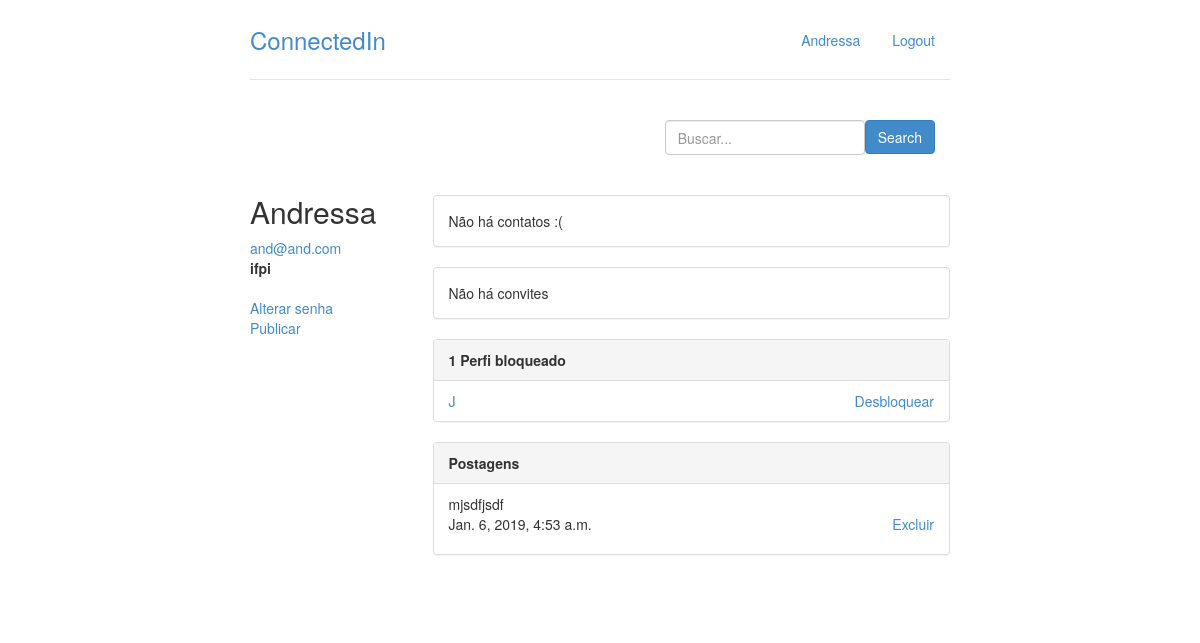
/perfil/1 (signed in), run on an earlier commit of the app's database.
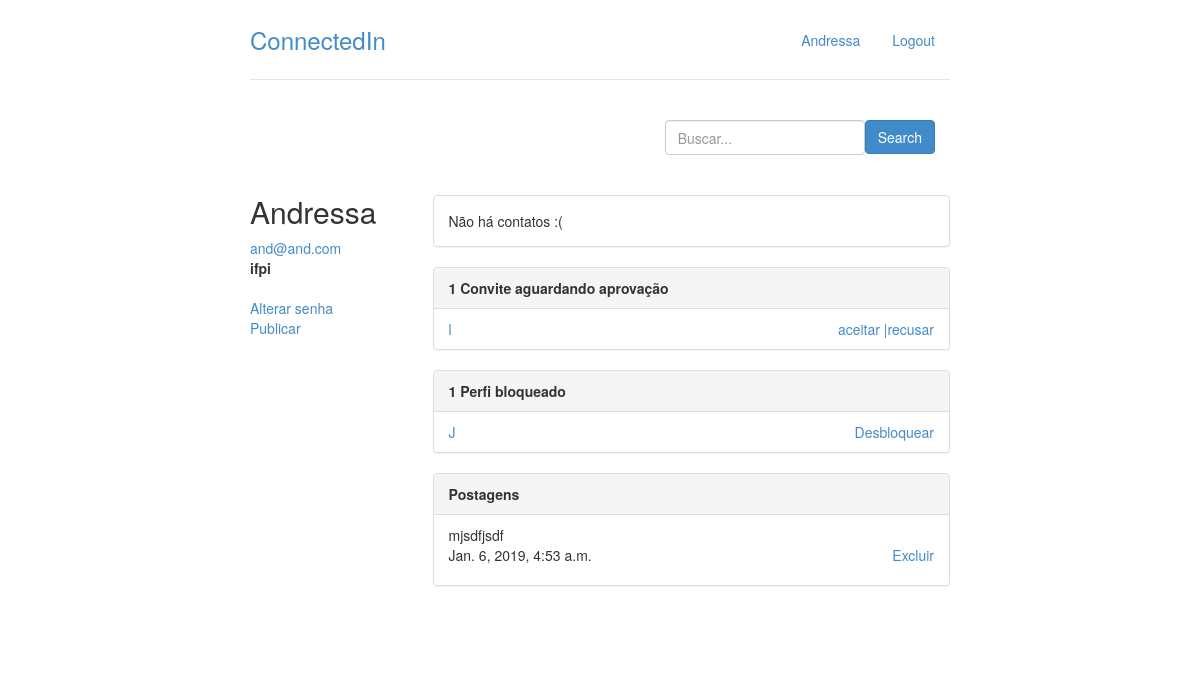
And on a later commit of the database.
### perfis/models.py (models this page shows, shortened)
class Perfil(models.Model):
    nome = models.CharField(max_length=255, null=False)
    telefone = models.CharField(max_length=20, null= False)
    nome_empresa = models.CharField(max_length=255, null=False)
    contatos = models.ManyToManyField('self')
    usuario = models.OneToOneField(User, related_name = "perfil", on_delete = models.CASCADE)
    perfis_bloqueados = models.ManyToManyField('self')
    @property
    def super_user(self):
        return self.usuario.is_superuser
    @property
    def email(self):
        return self.usuario.email
    def __str__(self):
        return self.nome

class Postagem(models.Model):
    texto = models.CharField(max_length=255, null=False)
    dt_publicacao = models.DateTimeField(default=timezone.now)
    responsavel = models.ForeignKey(Perfil,on_delete=models.CASCADE,related_name='minhas_postagens' )
    def __str__(self):
        return self.texto

class Convite(models.Model):
    solicitante = models.ForeignKey(Perfil,on_delete=models.CASCADE,related_name='convites_feitos' )
    convidado = models.ForeignKey(Perfil, on_delete= models.CASCADE, related_name='convites_recebidos')

### perfis/views.py (the view)
# urls.py: path('perfil/<int:perfil_id>', views.exibir_perfil, name='exibir'),
@login_required
def exibir_perfil(request, perfil_id):
	perfil = Perfil.objects.get(id=perfil_id)
	return render(request, 'perfil.html',
		          {'perfil' : perfil,
				   'perfil_logado' : get_perfil_logado(request)})

### perfis/views.py (called while the page is built)
@login_required
def get_perfil_logado(request):
	return request.user.perfil

### perfis/templates/perfil.html (shortened to what this page needs)
{% extends 'base.html' %}
{% block body %}
<div class="row">
	<div class = "col-lg-3">
			<h2 style="margin-top: 0px">{{ perfil.nome }}</h2>
			<address>
				<a href = "mailto:{{ perfil.email }}">{{ perfil.email }}</a>
				<br>
				<strong>{{ perfil.nome_empresa }}</strong>
			</address>
			{% if perfil.id == perfil_logado.id %}
				<a href = "{% url 'mudar_senha' %}">Alterar senha</a><br>
			{% endif %}
			{% if perfil.id == perfil_logado.id %}
				<a href = "{% url 'postar' %}">Publicar</a>
			{% endif %}
		</div>
		{% if perfil.id == perfil_logado.id %}
			<div class = "col-lg-9">
				<div class="panel panel-default">
					{% with total=perfil_logado.contatos.count %}
						{% if total %}
							<div class="panel-heading">
								<strong> {{ total }}
									Contato{{ total|pluralize }}
								</strong>
							</div>
							<ul class="list-group">
								{% for perfil in perfil_logado.contatos.all %}
									<li class = "list-group-item">
										<a href = "{% url 'exibir' perfil.id %}">{{ perfil }}</a>
										{% if perfil not in perfil_logado.perfis_bloqueados.all %}
											<a class="pull-right" href="{% url 'desfazer' perfil.id %}">Desfazer amizade</a>
										{% else %}
											<p class="pull-right">Bloqueado(a)</p>
										{% endif %}
									</li>
								{% endfor %}
							</ul>
						{% else %}
							<div class="panel-body">
								Não há contatos :(
							</div>
						{% endif %}
					{% endwith %}
				</div>
				<div class="panel panel-default">
					{% with total=perfil_logado.convites_recebidos.count %}
						{% if total %}
							<div class="panel-heading">
								<strong> {{ total }}
								Convite{{ total|pluralize }} aguardando aprovação</strong>
							</div>
							<ul class="list-group">
								{% for convite in perfil_logado.convites_recebidos.all %}
									<li class = "list-group-item">
										<a href = "{% url 'exibir' convite.solicitante.id %}">
												{{convite.solicitante.nome}}</a>
										<a class = "pull-right" href = "{% url 'recusar' convite.id %}">recusar</a>
										<a class = "pull-right" href = "{% url 'aceitar' convite.id %}">aceitar     |</a>
									</li>
								{% endfor %}
						{% else %}
							<div class="panel-body">
								Não há convites
							</div>
						{% endif %}
					{% endwith %}
				</div>
				<div class="panel panel-default">
					{% with total=perfil_logado.perfis_bloqueados.count %}
						{% if total %}
							<div class="panel-heading">
								<strong> {{ total }}
								Perfi{{ total|pluralize }} bloqueado{{ total|pluralize }}</strong>
							</div>
							<ul class="list-group">
								{% for perfil in perfil_logado.perfis_bloqueados.all %}
									<li class = "list-group-item">
										<a href = "{% url 'exibir' perfil.id%}">{{perfil}}</a>
										<a class = "pull-right" href = "{% url 'desbloquear' perfil.id %}">Desbloquear</a>
									</li>
								{% endfor %}
								</ul>
						{% else %}
							<div class="panel-body">
								Não há perfis bloqueados.
							</div>
						{% endif %}
					{% endwith %}
				</div>
		{% endif %}
		{% if perfil.id == perfil_logado.id %}
			{% if perfil_logado.minhas_postagens %}
				<div class="panel panel-default">
					<div class="panel-heading"><strong>Postagens</strong>
					</div>
					<ul class="list-group">
						{% for post in perfil_logado.minhas_postagens.all %}
							<li class = "list-group-item">
								{{ post }}
								<p>
									{{ post.dt_publicacao }}
									<a class = "pull-right" href = "{% url 'excluir_post' post.id %}">Excluir</a>
								</p>
							</li>
						{% endfor %}
					</ul>
			{% else %}
				<div class="panel-body">
					Você ainda não publicou. :(
				</div>
			{% endif %}
		{% endif %}
		</div>
	</div>
</div>
{% endblock %}

What changed in the data, as far as the page shows it:
added Convite: solicitante.nome "l"
Also different on the page:
{{ total }}: (not shown) → "1"
text no longer shown: "Não há convites"
text now shown: "Convite aguardando aprovação"
